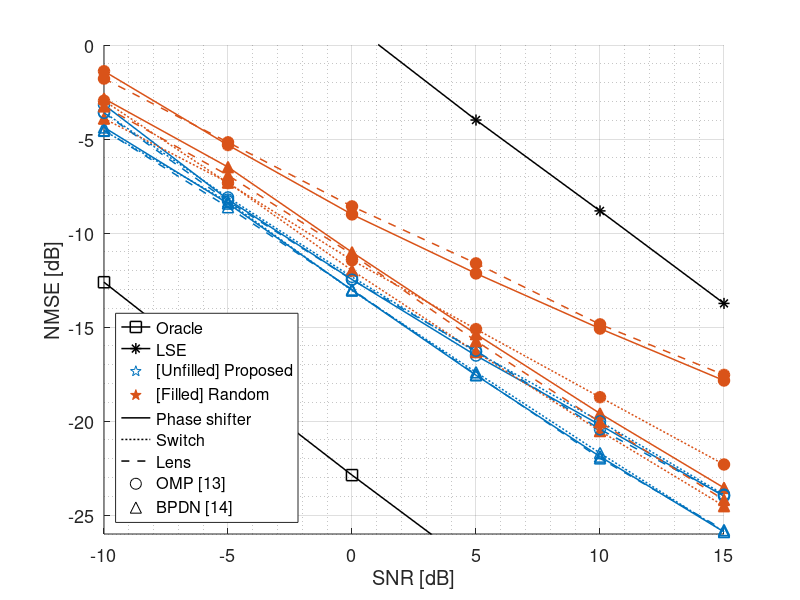

The MATLAB source for this figure: (Note: this script raises an error after producing the figure.)
close all
clear
clc

%% Load files
PS_Nt64_Nr16_Lt88_Lr2_G180_Np4_Q16   = load('PS_Nt64_Nr16_Lt88_Lr2_G180_Np4_Q16.mat');
SW_Nt64_Nr16_Lt88_Lr2_G180_Np4_Q16   = load('switches_Nt64_Nr16_Lt88_Lr2_G180_Np4_Q16.mat');
LS_Nt64_Nr16_Lt88_Lr2_G180_Np4_Q16   = load('lens_Nt64_Nr16_Lt88_Lr2_G180_Np4_Q16.mat');

PS_Nt64_Nr16_Lt88_Lr4_G180_Np4_Q16   = load('PS_Nt64_Nr16_Lt88_Lr4_G180_Np4_Q16.mat');
SW_Nt64_Nr16_Lt88_Lr4_G180_Np4_Q16   = load('switches_Nt64_Nr16_Lt88_Lr4_G180_Np4_Q16.mat');
LS_Nt64_Nr16_Lt88_Lr4_G180_Np4_Q16   = load('lens_Nt64_Nr16_Lt88_Lr4_G180_Np4_Q16.mat');

PS_Nt64_Nr16_Lt88_Lr8_G180_Np4_Q16   = load('PS_Nt64_Nr16_Lt88_Lr8_G180_Np4_Q16.mat');
SW_Nt64_Nr16_Lt88_Lr8_G180_Np4_Q16   = load('switches_Nt64_Nr16_Lt88_Lr8_G180_Np4_Q16.mat');
LS_Nt64_Nr16_Lt88_Lr8_G180_Np4_Q16   = load('lens_Nt64_Nr16_Lt88_Lr8_G180_Np4_Q16.mat');

figureSize = [8,5]; %inches
yRange = [-26, 0];
SNRdb = -10:5:15;
threshold = 1.5;

lineWidth = 1.1;
markerSize = 8;
marker_PS_OR = 's-';            color_PS_OR         = [      0         0         0];
marker_PS_LS_sung = '*-';       color_PS_LS_sung    = [      0         0         0];
marker_OPT        = 'x-';       color_OPT           = [      0         0         0];

marker_PS_OMP_sung = 'o-';      color_sung          = [      0    0.4470    0.7410];
marker_PS_BPDN_sung = '^-';     
% marker_PS_IHT_sung = 'o-';

marker_SW_OMP_sung = 'o:';      
marker_SW_BPDN_sung = '^:';
% marker_SW_IHT_sung = 'o:';

marker_LS_OMP_sung = 'o--';     
marker_LS_BPDN_sung = '^--';
% marker_LS_IHT_sung = 'o--';

marker_PS_OMP_md = 'o-';        color_md            = [ 0.8500    0.3250    0.0980];
marker_PS_BPDN_md = '^-';
% marker_PS_IHT_md = 'o-';

marker_SW_OMP_md = 'o:';        
marker_SW_BPDN_md = '^:'; 
% marker_SW_IHT_md = 'o:';

marker_LS_OMP_md = 'o--';       
marker_LS_BPDN_md = '^--';
% marker_LS_IHT_md = 'o--';

%% Plot: 8 RX antennas
figure
hold on
set(gca, 'FontSize', 13)
set(gcf, 'Units', 'inches')
pos = get(gcf, 'position');
pos(3:4) = figureSize;
set(gcf, 'position', pos)

NMSE_OMP_det_concat = [];
NMSE_OMP_rnd_concat = [];
NMSE_BPDN_det_concat = [];
NMSE_BPDN_rnd_concat = [];

SP = PS_Nt64_Nr16_Lt88_Lr8_G180_Np4_Q16.SP;

plot(inf, inf, marker_PS_OR, 'color', color_PS_OR, 'LineWidth', lineWidth, 'MarkerSize', markerSize)
plot(inf, inf, marker_PS_LS_sung, 'color', color_PS_LS_sung, 'LineWidth', lineWidth, 'MarkerSize', markerSize)
plot(inf, inf, 'p', 'color', color_sung, 'MarkerSize', markerSize)
plot(inf, inf, 'p', 'color', color_md, 'MarkerFaceColor', color_md, 'MarkerSize', markerSize)
plot(inf, inf, '-k', 'LineWidth', lineWidth)
plot(inf, inf, ':k', 'LineWidth', lineWidth)
plot(inf, inf, '--k', 'LineWidth', lineWidth)
plot(inf, inf, 'ok', 'MarkerSize', markerSize)
plot(inf, inf, '^k', 'MarkerSize', markerSize)

plot(SNRdb, 10*log10(mean(          SP.NMSE_OR                    )), marker_PS_OR,         'color', color_PS_OR,       'LineWidth', lineWidth, 'MarkerSize', markerSize, 'DisplayName', 'Oracle')
plot(SNRdb, 10*log10(mean(          SP.NMSE_LS_sung               )), marker_PS_LS_sung,    'color', color_PS_LS_sung,  'LineWidth', lineWidth, 'MarkerSize', markerSize, 'DisplayName', '[Sung|PS] LSE')
plot(SNRdb, 10*log10(mean(          SP.NMSE_OMP_sung              )), marker_PS_OMP_sung,   'color', color_sung,     'LineWidth', lineWidth, 'MarkerSize', markerSize, 'DisplayName', '[Sung|PS] OMP')
plot(SNRdb, 10*log10(mean(          SP.NMSE_BPDN_sung             )), marker_PS_BPDN_sung,  'color', color_sung,     'LineWidth', lineWidth, 'MarkerSize', markerSize, 'DisplayName', '[Sung|PS] BPDN')
% plot(SNRdb, 10*log10(mean(          SP.NMSE_IHT_sung              )), marker_PS_IHT_sung,   'color', color_sung,     'LineWidth', lineWidth, 'MarkerSize', markerSize, 'DisplayName', '[Sung|PS] IHT')
plot(SNRdb, 10*log10(mean(          SP.NMSE_OMP_md                )), marker_PS_OMP_md,     'color', color_md,       'LineWidth', lineWidth, 'MarkerSize', markerSize, 'MarkerFaceColor', color_md, 'DisplayName', '[Rand|PS] OMP')
plot(SNRdb, 10*log10(mean(          SP.NMSE_BPDN_md               )), marker_PS_BPDN_md,    'color', color_md,       'LineWidth', lineWidth, 'MarkerSize', markerSize, 'MarkerFaceColor', color_md, 'DisplayName', '[Rand|PS] BPDN')
% plot(SNRdb, 10*log10(mean(          SP.NMSE_IHT_md                )), marker_PS_IHT_md,     'color', color_md,       'LineWidth', lineWidth, 'MarkerSize', markerSize, 'DisplayName', '[Rand|PS] IHT')

NMSE_OMP_det_concat(1,:)  = ( mean( SP.NMSE_OMP_sung  ) );
NMSE_OMP_rnd_concat(1,:)  = ( mean( SP.NMSE_OMP_md    ) );
NMSE_BPDN_det_concat(1,:) = ( mean( SP.NMSE_BPDN_sung ) );
NMSE_BPDN_rnd_concat(1,:) = ( mean( SP.NMSE_BPDN_md   ) );

SP = SW_Nt64_Nr16_Lt88_Lr8_G180_Np4_Q16.SP;
plot(SNRdb, 10*log10(mean(          SP.NMSE_OMP_sung              )), marker_SW_OMP_sung,   'color', color_sung,     'LineWidth', lineWidth, 'MarkerSize', markerSize, 'DisplayName', '[Sung|SW] OMP')
plot(SNRdb, 10*log10(mean(          SP.NMSE_BPDN_sung             )), marker_SW_BPDN_sung,  'color', color_sung,     'LineWidth', lineWidth, 'MarkerSize', markerSize, 'DisplayName', '[Sung|SW] BPDN')
% plot(SNRdb, 10*log10(mean(          SP.NMSE_IHT_sung              )), marker_SW_IHT_sung,   'color', color_sung,     'LineWidth', lineWidth, 'MarkerSize', markerSize, 'DisplayName', '[Sung|SW] IHT')
plot(SNRdb, 10*log10(mean(          SP.NMSE_OMP_md                )), marker_SW_OMP_md,     'color', color_md,       'LineWidth', lineWidth, 'MarkerSize', markerSize, 'MarkerFaceColor', color_md, 'DisplayName', '[Rand|SW] OMP')
plot(SNRdb, 10*log10(mean(          SP.NMSE_BPDN_md               )), marker_SW_BPDN_md,    'color', color_md,       'LineWidth', lineWidth, 'MarkerSize', markerSize, 'MarkerFaceColor', color_md, 'DisplayName', '[Rand|SW] BPDN')
% plot(SNRdb, 10*log10(mean(          SP.NMSE_IHT_md                )), marker_SW_IHT_md,     'color', color_md,       'LineWidth', lineWidth, 'MarkerSize', markerSize, 'DisplayName', '[Rand|SW] IHT')

NMSE_OMP_det_concat(2,:)  = ( mean( SP.NMSE_OMP_sung  ) );
NMSE_OMP_rnd_concat(2,:)  = ( mean( SP.NMSE_OMP_md    ) );
NMSE_BPDN_det_concat(2,:) = ( mean( SP.NMSE_BPDN_sung ) );
NMSE_BPDN_rnd_concat(2,:) = ( mean( SP.NMSE_BPDN_md   ) );

SP = LS_Nt64_Nr16_Lt88_Lr8_G180_Np4_Q16.SP;
plot(SNRdb, 10*log10(mean(          SP.NMSE_OMP_sung              )), marker_LS_OMP_sung,   'color', color_sung,     'LineWidth', lineWidth, 'MarkerSize', markerSize, 'DisplayName', '[Sung|LS] OMP')
plot(SNRdb, 10*log10(mean(          SP.NMSE_BPDN_sung             )), marker_LS_BPDN_sung,  'color', color_sung,     'LineWidth', lineWidth, 'MarkerSize', markerSize, 'DisplayName', '[Sung|LS] BPDN')
% plot(SNRdb, 10*log10(mean(          SP.NMSE_IHT_sung              )), marker_LS_IHT_sung,   'color', color_sung,     'LineWidth', lineWidth, 'MarkerSize', markerSize, 'DisplayName', '[Sung|LS] IHT')
plot(SNRdb, 10*log10(mean(          SP.NMSE_OMP_md                )), marker_LS_OMP_md,     'color', color_md,       'LineWidth', lineWidth, 'MarkerSize', markerSize, 'MarkerFaceColor', color_md, 'DisplayName', '[Rand|LS] OMP')
plot(SNRdb, 10*log10(mean(          SP.NMSE_BPDN_md               )), marker_LS_BPDN_md,    'color', color_md,       'LineWidth', lineWidth, 'MarkerSize', markerSize, 'MarkerFaceColor', color_md, 'DisplayName', '[Rand|LS] BPDN')
% plot(SNRdb, 10*log10(mean(          SP.NMSE_IHT_md                )), marker_LS_IHT_md,     'color', color_md,       'LineWidth', lineWidth, 'MarkerSize', markerSize, 'DisplayName', '[Rand|LS] IHT')

NMSE_OMP_det_concat(3,:)  = ( mean( SP.NMSE_OMP_sung  ) );
NMSE_OMP_rnd_concat(3,:)  = ( mean( SP.NMSE_OMP_md    ) );
NMSE_BPDN_det_concat(3,:) = ( mean( SP.NMSE_BPDN_sung ) );
NMSE_BPDN_rnd_concat(3,:) = ( mean( SP.NMSE_BPDN_md   ) );

NMSE_OMP_det_diff = abs( (NMSE_OMP_det_concat - mean(NMSE_OMP_det_concat))./ mean(NMSE_OMP_det_concat) )*100;
NMSE_OMP_rnd_diff = abs( (NMSE_OMP_rnd_concat - mean(NMSE_OMP_rnd_concat))./ mean(NMSE_OMP_rnd_concat) )*100;
NMSE_BPDN_det_diff = abs( (NMSE_BPDN_det_concat - mean(NMSE_BPDN_det_concat))./ mean(NMSE_BPDN_det_concat) )*100;
NMSE_BPDN_rnd_diff = abs( (NMSE_BPDN_rnd_concat - mean(NMSE_BPDN_rnd_concat))./ mean(NMSE_BPDN_rnd_concat) )*100;

fprintf('8RX OMP det max diff: %.2f percent \n', max(max(NMSE_OMP_det_diff)))
fprintf('8RX OMP rnd max diff: %.2f percent \n', max(max(NMSE_OMP_rnd_diff)))
fprintf('8RX BPDN det max diff: %.2f percent \n', max(max(NMSE_BPDN_det_diff)))
fprintf('8RX BPDN rnd max diff: %.2f percent \n', max(max(NMSE_BPDN_rnd_diff)))

hold off
grid on
grid minor
ylim(yRange)
% xlim([-10, 25])
xlabel('SNR [dB]')
ylabel('NMSE [dB]')
% legend('show')
% title('8 RX Antennas')

hLegend = legend('Oracle', ...
    'LSE', ... % [Determ|PS] 
    '[Unfilled] Proposed', ...
    '[Filled] Random', ...
    'Phase shifter', ...
    'Switch', ...
    'Lens', ...
    'OMP [13]', ...
    'BPDN [14]',...
    'Location', 'southwest')
hLegend.FontSize = 12;
% saveLegendToImage(fig, hLegend, 'testImage');
% annotation(fig,'ellipse',...
%     [0.71729957805907 0.358965517241379 0.0621814345991548 0.189655172413793],'LineWidth',1);
% annotation(fig,'textarrow',[0.658227848101266 0.721518987341772],...
%     [0.623137931034483 0.524137931034483],'String',{'Random','Codebook'},'FontSize',12);
% annotation(fig,'ellipse',...
%     [0.735177215189873 0.249620689655172 0.0348649789029535 0.103793103448276],'LineWidth',1);
% annotation(fig,'textarrow',[0.668776371308017 0.734177215189873],...
%     [0.230034482758621 0.272413793103448],'String',{'Proposed','Codebook'},'FontSize',12);

%% Functions
function mean_vector = filtered_mean(matrix, threshold)
    mean_vector = zeros( 1, size(matrix,2) );
    for col_ind = 1:size(matrix,2)
        vector      = matrix(:,col_ind);
        mean_value  = mean( vector((vector<threshold)) );
        mean_vector(col_ind) = mean_value;
    end
end